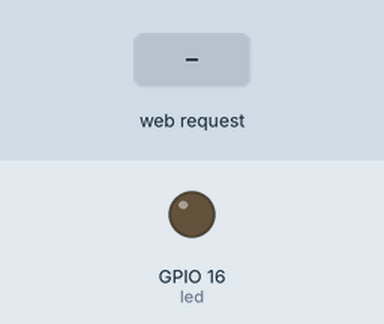
Bench run of a sketch on a simulated ESP8266 (NodeMCU). On the bench: output pins drawn as LEDs (lit = HIGH). The test bench sets the inputs (shaded band). WiFi joins after 1.5 s; servers stay silent unless stated; what the sketch prints to the serial monitor is not drawn.

Above: at 2.7 s.
2.8 s: HTTP request GET /LED=ON received
At 3.3 s:
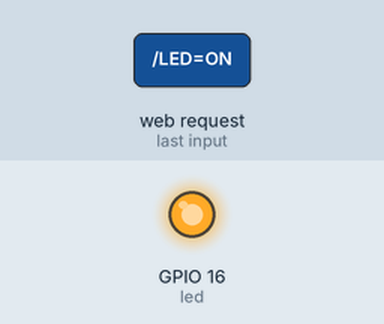
4.3 s: HTTP request GET /LED=OFF received
At 5.6 s:
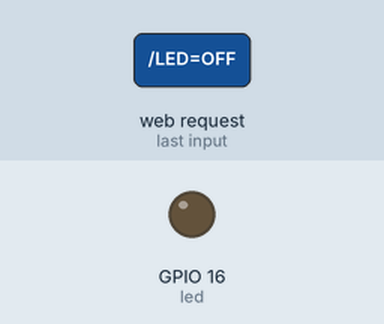
Timing chart, 0 to 7.3 s (numbered marks = the images above; inputs shaded):
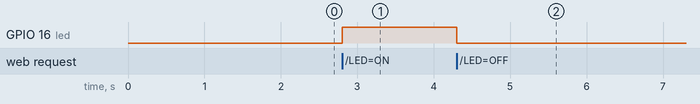

The sketch:

2______led___.ino
```cpp
//wifi scan 예제를 통해 모듈이 이상 없는지 먼저 확인
//wifi가 공개된 상태에서만 연결할 수 있음을 확인

#include <ESP8266WiFi.h>

const char* ssid = "0c";          //와이파이 SSID
const char* password = "0629515067";  //와이파이 비밀번호

int led = 16;           // GPIO16는 NodeMCU의 내장 led임
WiFiServer server(80);  //대부분 80번 포트 사용

void setup() {
  Serial.begin(115200);
  delay(10);

  pinMode(led, OUTPUT);
  digitalWrite(led, LOW); //내장 led는 low에서 켜짐

  Serial.println();
  Serial.println();
  Serial.print("Connecting to ");
  Serial.println(ssid);                     //wifi에 연결함을 시리얼모니터에 출력

  WiFi.begin(ssid, password);               //wifi 연결 시작(WL_CONNECTED라는 값을 반환)
  while (WiFi.status() != WL_CONNECTED) {   //와이파이에 연결될때까지(연결 상태, 8개의 리턴값 / STATUS와 WL_CONNECTED 값 비교)
    delay(500);
    Serial.print(".");                      //"."을 출력(줄바꿈하지 않음) 연결될 때까지 ... 출력
  }
  Serial.println("");
  Serial.println("WiFi connected");         //연결되면(While을 벗어나면) 줄바꾸고 연결됨을 출력

  server.begin();                           //NodeMCU를 웹서버로 사용 시작
  Serial.println("Server started");

  Serial.print("Use this URL to connect: ");
  Serial.print("http://");
  Serial.print(WiFi.localIP());             //시리얼모니터에 할당된 가상 ip주소를 출력함
  Serial.println("/");                      //이 주소로 들어오면 NodeMCU의 웹서버로 접속됨
}

void loop() {
  WiFiClient client = server.available();     // Client가 들어오는지 체크
  if (!client) {                //Client가 접속하지 않으면
    return;                     //return(종료)
  }

  Serial.println("new client"); //위의 if문을 건너뛰면(Client가 접속하면) 문구 출력 후 줄바꿈
  while (!client.available()) { //Client를 사용할 수 있을 때까지(어떤 데이터를 줄 때까지)
    delay(1);                   //1ms의 딜레이를 반복
  }

  String request = client.readStringUntil('\r');  //전송받은 데이터를 \r까지 request에 저장
  Serial.println(request);                        //'\r'은 HTTP/1.1을 의미(첫번째 줄)
  client.flush();                                 //Client에 남아 있는 데이터를 삭제
  /*나중에 IP주소로 들어가면 시리얼 모니터에 GET/LED=ON HTTP/1.1 등으로 표시되고 이것의 의미는
    GET 방식 사용 / /LED=ON이라는 요청이 들어옴 / Client.println("HTTP/1.1 200OK");로 판단한 HTTP 응답
    위의 형식으로 출력됨*/

  /* 아래부터는 요청(request)에 의해 동작하는 부분
     get 방식을 사용하므로 request.indexOf을 사용함
     가상 IP에 만들어놓은 웹브라우저 버튼을 눌러 request가 들어오면 입력 버퍼를 확인하여
     두 개의 if문을 통해 내장 LED를 제어함.
     기본 버퍼는 -1인 상태이며 request가 들어오면 -1이 아닌 다른 값이 들어오므로
     조건문을 !=-1로 하여 버퍼가 -1이 아닌 경우 동작하도록 함 */

  int value = LOW;                          //value는 상태를 출력하는 변수로 설정
  if (request.indexOf("/LED=ON") != -1)  {  //"/LED=ON"의 요청이 들어오면
    digitalWrite(led, HIGH);                //LED를 켜고
    value = HIGH;                           //value 값을 HIGH로 설정
  }
  if (request.indexOf("/LED=OFF") != -1)  {
    digitalWrite(led, LOW);
    value = LOW;
  }

  //아래부터는 응답을 확인하는 구간(html 형식으로 웹페이지에서 확인)
  client.println("HTTP/1.1 200 OK");        //HTTP 상태 코드(200 OK는 상태가 정상임을 뜻함)
  client.println("Content-Type: text/html");  //html 형태를 text로 작성. http 요청 헤더에 사용자의
  client.println("");                         //입력을 전송하므로 어떤 형식으로 입력하는지 설정
  client.println("<!DOCTYPE HTML>");      //html5 형식을 사용한다고 선언
  client.println("<html>");           //웹브라우저 시작(</html>과 쌍을 이룸)

  client.print("LED is now: ");     //LED 상태를

  if (value == HIGH) {        //value 값이 HIGH이면 ON, 그렇지 않으면 OFF라고 출력
    client.print("On");
  } else {
    client.print("Off");
  }
  client.println("<br><br>"); //줄바꿈
  client.println("<a href=\"/LED=ON\"\"><button>On </button></a>"); //버튼 생성
  client.println("<a href=\"/LED=OFF\"\"><button>Off </button></a><br />");
  client.println("</html>");  //웹브라우저 끝

  /* <a>는 링크를 만들기 위한 태그이며 기본적으로 href 속성을 갖고 이동할 페이지 주소를 적어주면 됨
     get 방식은 url을 입력하여 입력값을 판별하므로
     <a href="/LED=ON"></a>는 /LED=ON이라는 주소로 가는 링크를 만들겠다는 의미
     IDE를 통해 html 문서를 작성하므로 위의 내용을 문자열(string) 선언 하는 과정에서 ""의 범위를 제대로
     설정하기 위해 사이사이에 \을 넣음(\을 빼면 문자열로 취급되지 않는 문제가 발생)
     <button>은 버튼을 만드는 태그로서 <button>On </button>은 On이라는 버튼을 생성함
     즉,
     <a href="/LED=ON"></a><button>On </button></a>은
     누르면 /LED=ON 페이지로 이동하는 "On"이라고 써진 버튼을 만든다는 의미. <br />은 줄바꿈 */

  delay(1); //1ms 대기
  Serial.println("Client disonnected"); //get 요청이 끝났으므로 메세지 출력
  Serial.println("");

}

/* 출력 후 시리얼모니터에서 할당된 IP주소로 들어가면 LED 초기값과 버튼이 있음
   favicon.ico은 웹 브라우저 주소창에 표시되는 아이콘(자물쇠, 느낌표 등)
   On 버튼을 누르면 url에 /LED=ON이 추가되고 시리얼 모니터에 GET/LED=ON HTTP/1.1 등이 표시됨 */
```

Measured:
- after the input at 2.8 s, GPIO 16 (led): LOW → HIGH at once
- after the input at 4.3 s, GPIO 16 (led): HIGH → LOW at once
